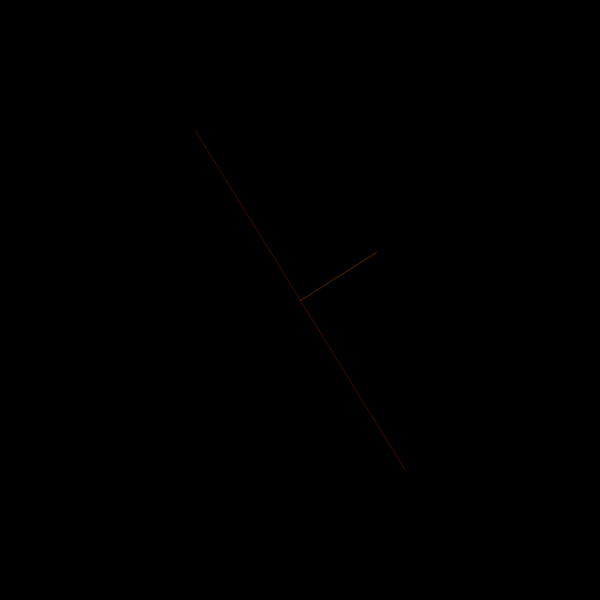
Frame 1 (no input)
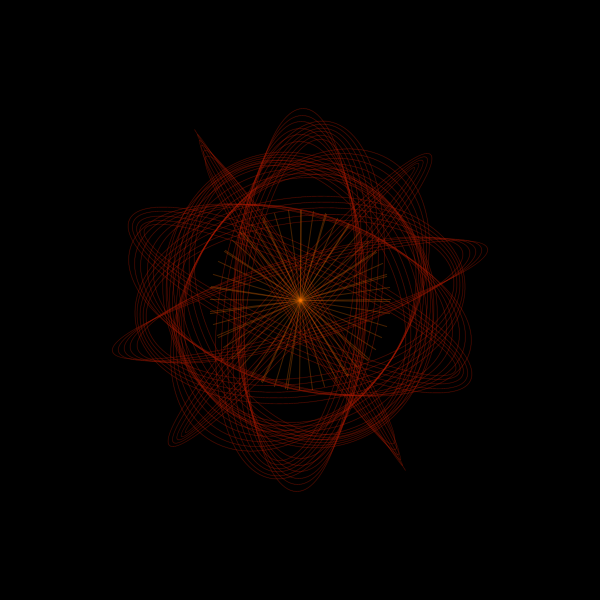
Frame 60 (the mouse pressed at the canvas centre just before this capture)
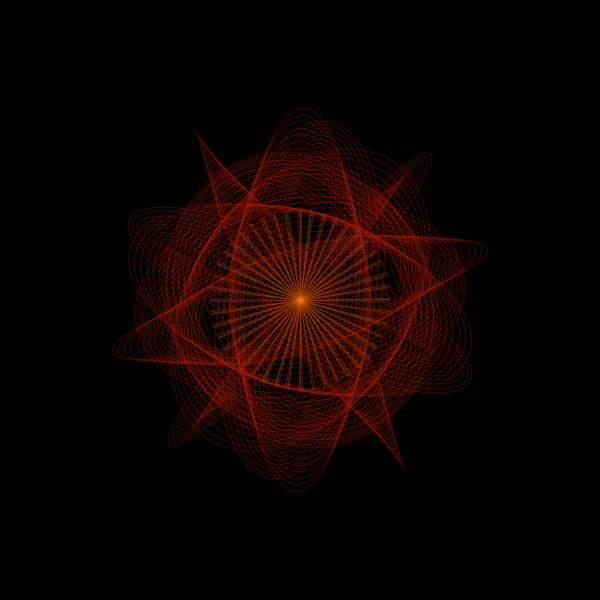
Frame 120 (the mouse held since frame 60 and released just before this capture)

The Processing sketch that drew these frames (run headless with seeded random() and noise(); from frame 60 on, the mouse is pressed at the canvas centre):

// Processing sketch: processing_167591
// ── processing_167591.pde


float x, y;
float angle = 0; 
float r = 400;
float d = 1; 


void setup() {
  size(600, 600);
  background(0);
}

void draw() {

  noFill(); 
  x = r * cos(angle); 
  y = r * sin(angle);


  translate(width/2, height/2); 
  rotate(r); 
  
  
  strokeWeight(1); 
  stroke(255,80,0, 30); 
  ellipse(0, 0, x, y);
  strokeWeight(1); 
  stroke(252, 116, 0, 70); 
  rect(0, 0, 0, 90);
  strokeWeight(0.2); 
  stroke(147,0, 0); 
  ellipse(0, 0, x, y);

  angle = angle +5;
  r = r - d;

  if ( r == 0 || r == 200) { 
    d =  d * -1;
  }
}
